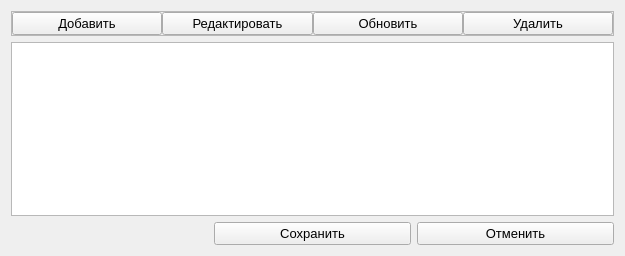
<?xml version="1.0" encoding="UTF-8"?>
<ui version="4.0">
 <class>Course</class>
 <widget class="QWidget" name="Course">
  <property name="geometry">
   <rect>
    <x>0</x>
    <y>0</y>
    <width>625</width>
    <height>256</height>
   </rect>
  </property>
  <property name="windowTitle">
   <string>Курс</string>
  </property>
  <property name="styleSheet">
   <string notr="true"/>
  </property>
  <layout class="QGridLayout" name="gridLayout_2">
   <item row="0" column="0" colspan="3">
    <widget class="QFrame" name="frame">
     <property name="frameShape">
      <enum>QFrame::StyledPanel</enum>
     </property>
     <property name="frameShadow">
      <enum>QFrame::Raised</enum>
     </property>
     <layout class="QGridLayout" name="gridLayout">
      <property name="leftMargin">
       <number>0</number>
      </property>
      <property name="topMargin">
       <number>0</number>
      </property>
      <property name="rightMargin">
       <number>0</number>
      </property>
      <property name="bottomMargin">
       <number>0</number>
      </property>
      <property name="horizontalSpacing">
       <number>0</number>
      </property>
      <item row="0" column="0">
       <widget class="QPushButton" name="pushButton_add">
        <property name="font">
         <font>
          <pointsize>10</pointsize>
         </font>
        </property>
        <property name="text">
         <string>Добавить</string>
        </property>
        <property name="icon">
         <iconset resource="../resourses.qrc">
          <normaloff>:/img/img/add.png</normaloff>:/img/img/add.png</iconset>
        </property>
       </widget>
      </item>
      <item row="0" column="1">
       <widget class="QPushButton" name="pushButton_edit">
        <property name="font">
         <font>
          <pointsize>10</pointsize>
         </font>
        </property>
        <property name="text">
         <string>Редактировать</string>
        </property>
        <property name="icon">
         <iconset resource="../resourses.qrc">
          <normaloff>:/img/img/edit.png</normaloff>:/img/img/edit.png</iconset>
        </property>
       </widget>
      </item>
      <item row="0" column="2">
       <widget class="QPushButton" name="pushButton_update">
        <property name="font">
         <font>
          <pointsize>10</pointsize>
         </font>
        </property>
        <property name="text">
         <string>Обновить</string>
        </property>
        <property name="icon">
         <iconset resource="../resourses.qrc">
          <normaloff>:/img/img/refresh.png</normaloff>:/img/img/refresh.png</iconset>
        </property>
       </widget>
      </item>
      <item row="0" column="3">
       <widget class="QPushButton" name="pushButton_dell">
        <property name="font">
         <font>
          <pointsize>10</pointsize>
         </font>
        </property>
        <property name="text">
         <string>Удалить</string>
        </property>
        <property name="icon">
         <iconset resource="../resourses.qrc">
          <normaloff>:/img/img/delete.png</normaloff>:/img/img/delete.png</iconset>
        </property>
       </widget>
      </item>
     </layout>
    </widget>
   </item>
   <item row="2" column="2">
    <widget class="QPushButton" name="pushButton_cancel">
     <property name="font">
      <font>
       <pointsize>10</pointsize>
      </font>
     </property>
     <property name="text">
      <string>Отменить</string>
     </property>
     <property name="icon">
      <iconset resource="../resourses.qrc">
       <normaloff>:/img/img/cancel.png</normaloff>:/img/img/cancel.png</iconset>
     </property>
    </widget>
   </item>
   <item row="1" column="0" colspan="3">
    <widget class="QTableView" name="tableView_Course">
     <property name="font">
      <font>
       <pointsize>10</pointsize>
      </font>
     </property>
     <property name="styleSheet">
      <string notr="true">QTableView::item 
{
 border: 1px solid #d9d9d9; 
 border-top-color: transparent; 
 border-bottom-color: transparent;
} 
QTableView::item:hover
 { 
 background: qlineargradient(x1: 0, y1: 0,- x2: 0, y2: 1, stop: 0 #e7effd, stop: 1 #cbdaf1); 
border: 1px solid #bfcde4;
color:rgb(85, 170, 255);
}   
QTableView::item:selected
 { 
background: qlineargradient(x1: 0, y1: 0, x2: 0, y2: 1, stop: 0 #e7effd, stop: 1 #cbdaf1); 
border: 1px solid #567dbc; 
color:rgb(24, 85, 255); 
} 
</string>
     </property>
     <property name="alternatingRowColors">
      <bool>true</bool>
     </property>
     <property name="selectionMode">
      <enum>QAbstractItemView::SingleSelection</enum>
     </property>
     <property name="selectionBehavior">
      <enum>QAbstractItemView::SelectItems</enum>
     </property>
    </widget>
   </item>
   <item row="2" column="1">
    <widget class="QPushButton" name="pushButton_save">
     <property name="font">
      <font>
       <pointsize>10</pointsize>
      </font>
     </property>
     <property name="text">
      <string>Сохранить</string>
     </property>
     <property name="icon">
      <iconset resource="../resourses.qrc">
       <normaloff>:/img/img/save.png</normaloff>:/img/img/save.png</iconset>
     </property>
    </widget>
   </item>
  </layout>
 </widget>
 <resources>
  <include location="../resourses.qrc"/>
 </resources>
 <connections/>
</ui>
